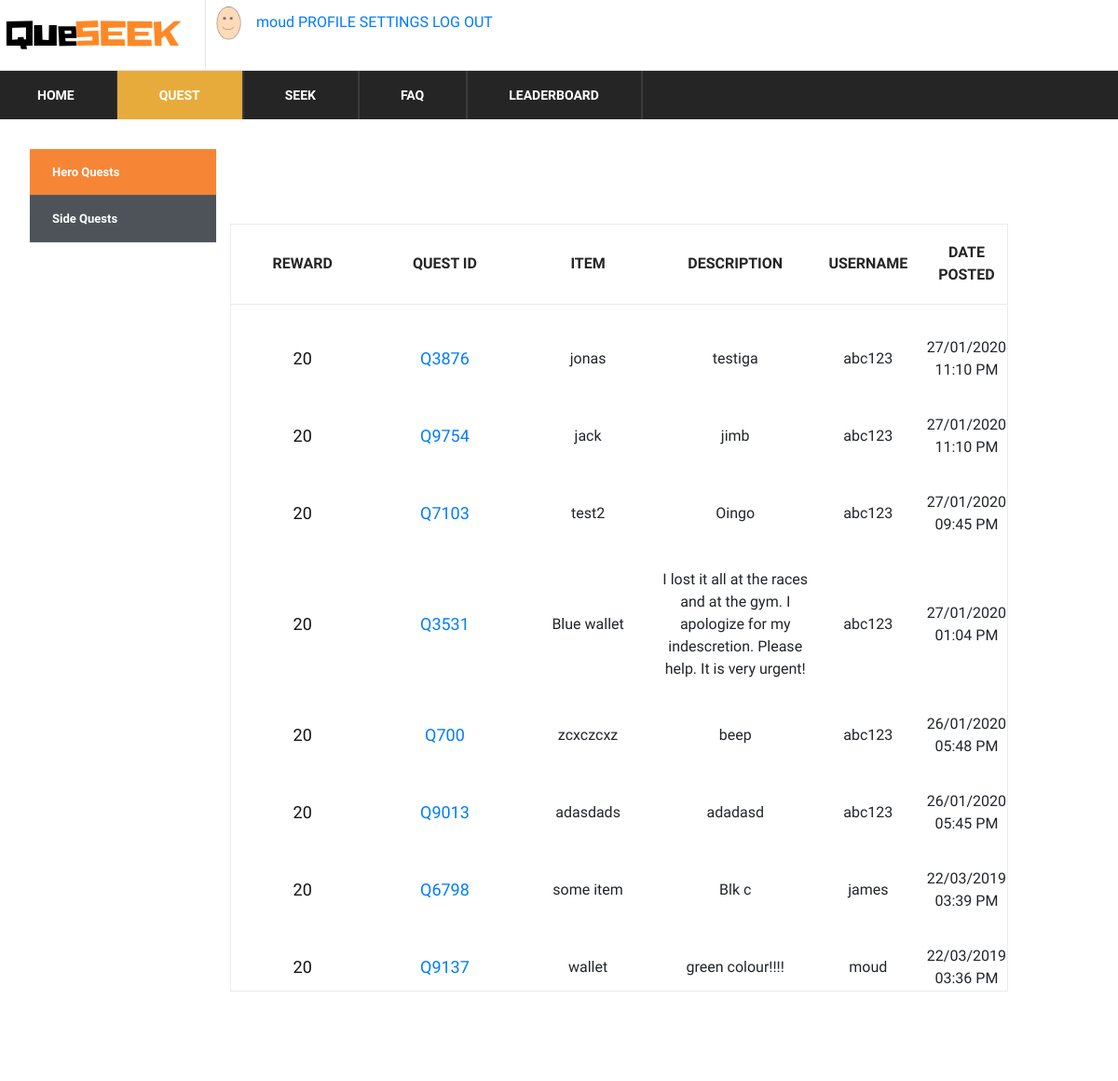
Page /quest (signed in) on the committed database.
### app/models.py (models this page shows)
class UserProfile(UserMixin, Base):
    __tablename__ = "userProfile"
    id = db.Column(db.String, ForeignKey('users.id'), primary_key=True)
    level = db.Column(db.Integer, nullable=False, default=1)
    coinsBalance = db.Column(db.Integer, nullable=False, default=0)
    coinsCollected = db.Column(db.Integer, nullable=False, default=0)
    coinsToNext = db.Column(db.Integer, nullable=False, default=20)
    avatarId = db.Column(db.String, ForeignKey('Avatars.avatarId'), default='0000')

class User(UserMixin, Base):
    __tablename__ = "users"
    id = db.Column(db.String, primary_key=True)
    email = db.Column(db.String(255), unique=True, nullable=False)
    password = db.Column(db.String(255), nullable=False)
    username = db.Column(db.String(255), unique=True, nullable=False)
    created_at = db.Column(DateTime(timezone=True), default=datetime.now(pytz.timezone('Asia/Singapore')))

class Quest(UserMixin, Base):
    __tablename__ = "quests"
    questId = db.Column(db.String, primary_key=True)
    reward = db.Column(db.Integer, nullable=False)
    item = db.Column(db.String(255), nullable=False)
    location = db.Column(db.String(255), nullable=False)
    description = db.Column(db.String(255))
    userId = db.Column(db.String, ForeignKey('users.id'), primary_key=True)
    posted_at = db.Column(DateTime(timezone=True), default=datetime.now(pytz.timezone('Asia/Singapore')))
    state = db.Column(db.Integer, nullable=False, default=0)
    type = db.Column(db.Integer, nullable=False, default=0)
    featured = db.Column(db.Integer, nullable=False, default=0)
    totalSeekers = db.Column(db.Integer, nullable=False, default=1)

### app/__init__.py (the view)
@app.route('/quest')
def quest():
    q = (db.session.query(User, Quest)
         .filter(User.id == Quest.userId)
         .filter(Quest.state == 0)
         .filter(Quest.type == 0)
         .order_by(Quest.posted_at.desc())
         .all())
    return render_template('quest.html', rows=q, page='quest')

### app/__init__.py (called while the page is built)
@login.user_loader
def load_user(id):
    return User.query.get(id)

@app.context_processor
def inject_dict_for_all_templates():
    if (not current_user.is_anonymous):
        userprofile = (db.session.query(UserProfile)
                       .filter(UserProfile.id == current_user.id)
                       .first()
                       )
        return dict(current_user_avatar=userprofile.avatarId)
    return dict()

### app/templates/quest.html (shortened to what this page needs)
<!DOCTYPE html>
<html lang="zxx">
<head>
    <link rel="stylesheet" href="{{ url_for('static', filename='css/bootstrap.min.css')}}" type="text/css">
    <link rel="stylesheet" href="{{ url_for('static', filename='css/font-awesome.min.css')}}" type="text/css">
    <link rel="stylesheet" href="{{ url_for('static', filename='css/themify-icons.css')}}" type="text/css">
    <link rel="stylesheet" href="{{ url_for('static', filename='css/elegant-icons.css')}}" type="text/css">
    <link rel="stylesheet" href="{{ url_for('static', filename='css/owl.carousel.min.css')}}" type="text/css">
    <link rel="stylesheet" href="{{ url_for('static', filename='css/nice-select.css')}}" type="text/css">
    <link rel="stylesheet" href="{{ url_for('static', filename='css/jquery-ui.min.css')}}" type="text/css">
    <link rel="stylesheet" href="{{ url_for('static', filename='css/slicknav.min.css')}}" type="text/css">
    <link rel="stylesheet" href="{{ url_for('static', filename='css/style.css')}}" type="text/css">
    <link rel="stylesheet" href="{{ url_for('static', filename='css/table.css')}}" type="text/css">
</head>
<body>
<header class="header-section">
    {% include "base/topbar.html" %}
    {% include "base/menu.html" %}
</header>
<section class="hero-section">
    <div class="hero-items owl-carousel">
        <div class="topbar-cover2">
            <div class="desc">
                <section class="cd-faq">
                    <div class="cd-faq-categories">
                        {% if page == 'sq' %}
                    <a href="{{url_for('hero_quests')}}">Hero Quests</a>
                    <a class="active" href="{{url_for('side_quests')}}">Side Quests</a>
                    {% else %}
                    <a class="active" href="{{url_for('hero_quests')}}">Hero Quests</a>
                    <a href="{{url_for('side_quests')}}">Side Quests</a>
                        {% endif %}
                    </div>
                    <section class="shopping-cart spad">
                        <div class="container">
                            <div class="row">
                                <div class="col-lg-12">
                                    <div class="cart-table">
                                        <table>
                                            <thead>
                                            <tr>
                                                <th>Reward</th>
                                                <th>Quest ID</th>
                                                <th>Item</th>
                                                <th>Description</th>
                                                <th>Username</th>
                                                <th>Date Posted</th>
                                            </tr>
                                            </thead>
                                            <tbody>
                                            {% for row in rows %}
                                            <tr>
                                                <td class="cart-pic"><h5>{{ row[1].reward }}</h5></td>
                                                <td class="cart-pic">
                                                    <h5>
                                                        <a href='/quest/{{row[1].questId}}'>{{row[1].questId}}</a>
                                                    </h5>
                                                </td>
                                                <td class="cart-pic">{{ row[1].item }}</td>
                                                <td class="cart-pic">{{ row[1].description }}</td>
                                                <td class="cart-pic">{{ row[0].username }}</td>
                                                <td class="cart-pic">{{ row[1].posted_at.strftime('%d/%m/%Y %I:%M %p') }}</td>
                                            </tr>
                                            {% endfor %}
                                            </tbody>
                                        </table>
                                    </div>
                                </div>
                            </div>
                        </div>
                    </section>
                </section>
            </div>
        </div>
    </div>
</section>
</body>
</html>

### app/templates/base/loginlogout.html
{% if current_user.is_anonymous %}
<a href="{{ url_for('signup') }} " class="login-panel">SIGN UP</a>
<a href="{{ url_for('login') }} " class="login-panel">LOG IN</a>
{% else %}
<img src="{{ url_for('static', filename='images/avatars/'+current_user_avatar+'.png')}}"
                                 width="50"
                                 height="50">
<a href="{{ url_for('profile') }}" class="username"> {{ current_user.username }}</a>
<a href="{{ url_for('profile') }}" class="signupbutton">PROFILE</a>
<a href="{{ url_for('settings') }}" class="signupbutton">SETTINGS</a>
<a href="{{ url_for('logout') }}" class="signupbutton">LOG OUT</a>
{% endif %}

### app/static/css/style.css (style rules this page uses)
html, body { height: 100%; font-family: "Muli", sans-serif; -webkit-font-smoothing: antialiased; font-smoothing: antialiased; }
h1, h2, h3, h4, h5, h6 { margin: 0; color: #111111; font-weight: 400; font-family: "Muli", sans-serif; }
h5 { font-size: 18px; }
img { max-width: 100%; }
.spad { padding-top: 100px; padding-bottom: 100px; }
.shopping-cart { padding-top: 80px; padding-bottom: 60px; }
.cart-table { margin-bottom: 40px; }
.cart-table table { width: 100%; min-width: 480px; border: 1px solid #ebebeb; }
.cart-table table tr th { font-size: 16px; color: #252525; font-weight: 700; border-bottom: 1px solid #ebebeb; text-align: center; padding: 18px 0 19px; text-transform: uppercase; }
.cart-table table tr td { text-align: center; padding-top: 34px; }
.cart-table table tr td.cart-pic { width: 21%; }
@media only screen and (min-width: 1200px) { .container { max-width: 1170px; } }

### app/static/css/table.css (style rules this page uses)
.topbar-cover2 { position: relative; height: 1000px; }
.cd-faq { width: 90%; margin: 2em auto; box-shadow: 0 1px 5px rgba(0, 0, 0, 0.1); }
.cd-faq:after { content: ""; display: table; clear: both; }
@media only screen and (min-width: 768px) { .cd-faq { position: relative; margin: 2em; box-shadow: none; } }
@media only screen and (min-width: 768px) { .cd-faq > * { vertical-align:middle; } }
@media only screen and (min-width: 768px) { .cd-faq-categories a { position: relative; display: block; overflow: hidden; height: 50px; line-height: 50px; padding: 0 28px 0 16px; background-color: #4e5359; -webkit-font-smoothing: antialiased; -moz-osx-font-smoothing: grayscale; color: #ffffff; white-space: nowrap; border-bottom: 1px solid #555b61; text-overflow: ellipsis; } }
@media only screen and (min-width: 768px) { .cd-faq .active { background-color: #F78536; } }
@media only screen and (min-width: 768px) { .cd-faq-categories a::before, .cd-faq-categories a::after { position: absolute; top: 50%; right: 16px; display: inline-block; height: 1px; width: 10px; background-color: #7f868e; } }
@media only screen and (min-width: 768px) { .cd-faq-categories a::after { -webkit-transform: rotate(90deg); -moz-transform: rotate(90deg); -ms-transform: rotate(90deg); -o-transform: rotate(90deg); transform: rotate(90deg); } }

### rows in the picture
UserProfile: avatarId (picture)
User: username "moud", reward "20", questId "Q9137", item "wallet", description "green colour!!!!", posted_at "22/03/2019 03:36 PM"
User: reward "20", questId "Q3876", item "jonas", description "testiga", username "abc123", posted_at "27/01/2020 11:10 PM", questId "Q9754", item "jack", description "jimb", questId "Q7103", item "test2", description "Oingo", posted_at "27/01/2020 09:45 PM", questId "Q3531", item "Blue wallet", description "I lost it all at the races and at the gym. I apologize for my indescretion. Please help. It is very urgent!", posted_at "27/01/2020 01:04 PM", questId "Q700", item "zcxczcxz", description "beep", posted_at "26/01/2020 05:48 PM", questId "Q9013", item "adasdads", description "adadasd", posted_at "26/01/2020 05:45 PM"
User: reward "20", questId "Q6798", item "some item", description "Blk c", username "james", posted_at "22/03/2019 03:39 PM"
